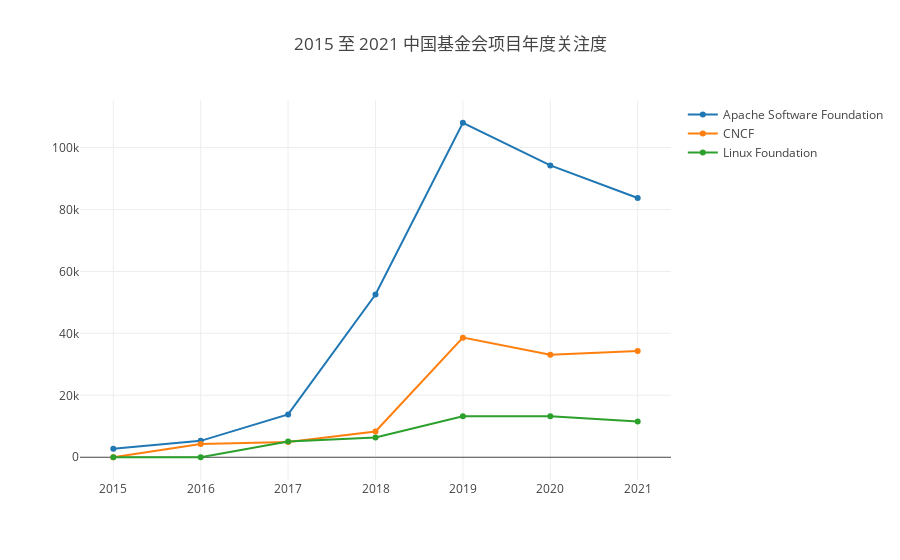

Source (notebook cell):
### Markdown cell above
#### 关注度指标

关注度指标是由 X-lab 团队开发的一个基本统计指标。该指标使用 GitHub 日志中的 `WatchEvent` 和 `ForkEvent`，此类事件可以表示仓库在一段时间内的被关注情况，但不会对仓库有实质性贡献。

### Code cell
var startYear = 2015, startMonth = 1, endYear = 2021, endMonth = 12, x = [];
for (let y = startYear; y <= endYear; y++) x.push(`${y}`);
openDigger.index.attention.getAttention({labelIntersect: ['Foundation', ':regions/China'], startYear, startMonth, endYear, endMonth, groupBy: 'Foundation', groupTimeRange: 'year', limit: 5}).then(data => {
    openDigger.render.plotly(data.map(row => {
        return { x, y: row.attention, mode: 'scatter', name: row.name };
    }), {title: `${startYear} 至 ${endYear} 中国基金会项目年度关注度`, xaxis: {type: 'category'}});
});

### Figure 1 — Plotly figure (JSON) as saved in the notebook; plotly's stock layout.template omitted (floating-point values rounded to 4 significant figures)
{"data": [{"mode": "scatter", "name": "Apache Software Foundation", "x": ["2015", "2016", "2017", "2018", "2019", "2020", "2021"], "y": ["2775", "5297", "13833", "52538", "108010", "94233", "83699"]}, {"mode": "scatter", "name": "CNCF", "x": ["2015", "2016", "2017", "2018", "2019", "2020", "2021"], "y": ["0", "4310", "4934", "8305", "38626", "33111", "34313"]}, {"mode": "scatter", "name": "Linux Foundation", "x": ["2015", "2016", "2017", "2018", "2019", "2020", "2021"], "y": ["0", "0", "5075", "6367", "13221", "13277", "11523"]}], "layout": {"autosize": true, "title": {"text": "2015 至 2021 中国基金会项目年度关注度"}, "xaxis": {"autorange": true, "range": [-0.3605, 6.361], "type": "category"}, "yaxis": {"autorange": true, "range": [-8913.0, 116900.0], "type": "linear"}}}
